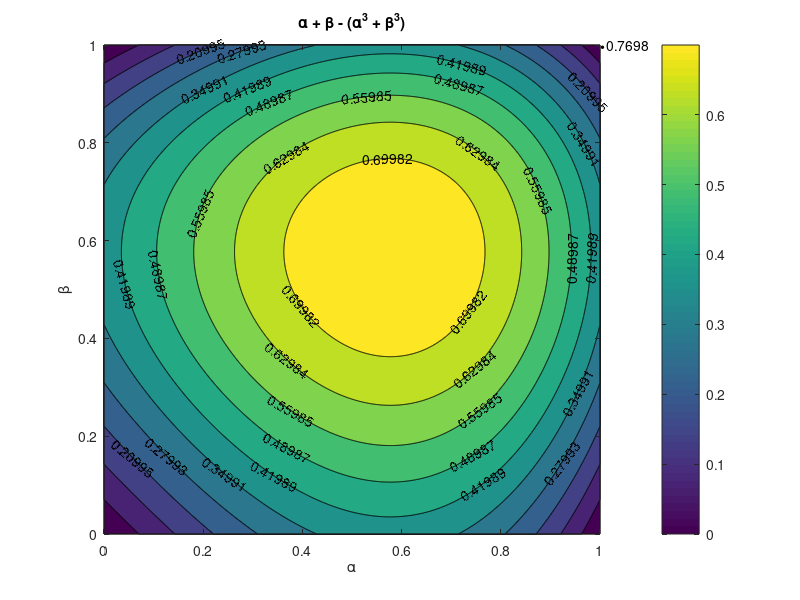

Source code (MATLAB):
clc
close all
clear all

[a,b] = meshgrid(0:0.001:1, 0:0.001:1);
c = a + b - (a.^3 + b.^3); 
grid on;
contourf(a, b, c)
[C, h] = contourf(a, b, c);
clabel(C, h)
xlabel('\alpha')
ylabel('\beta')
title('\alpha + \beta - (\alpha^3 + \beta^3)');
colorbar
maxa = max(max(a));
maxb = max(max(b));
maxz = max(max(c));
text(maxa, maxb, ['\bullet', num2str(maxz)])